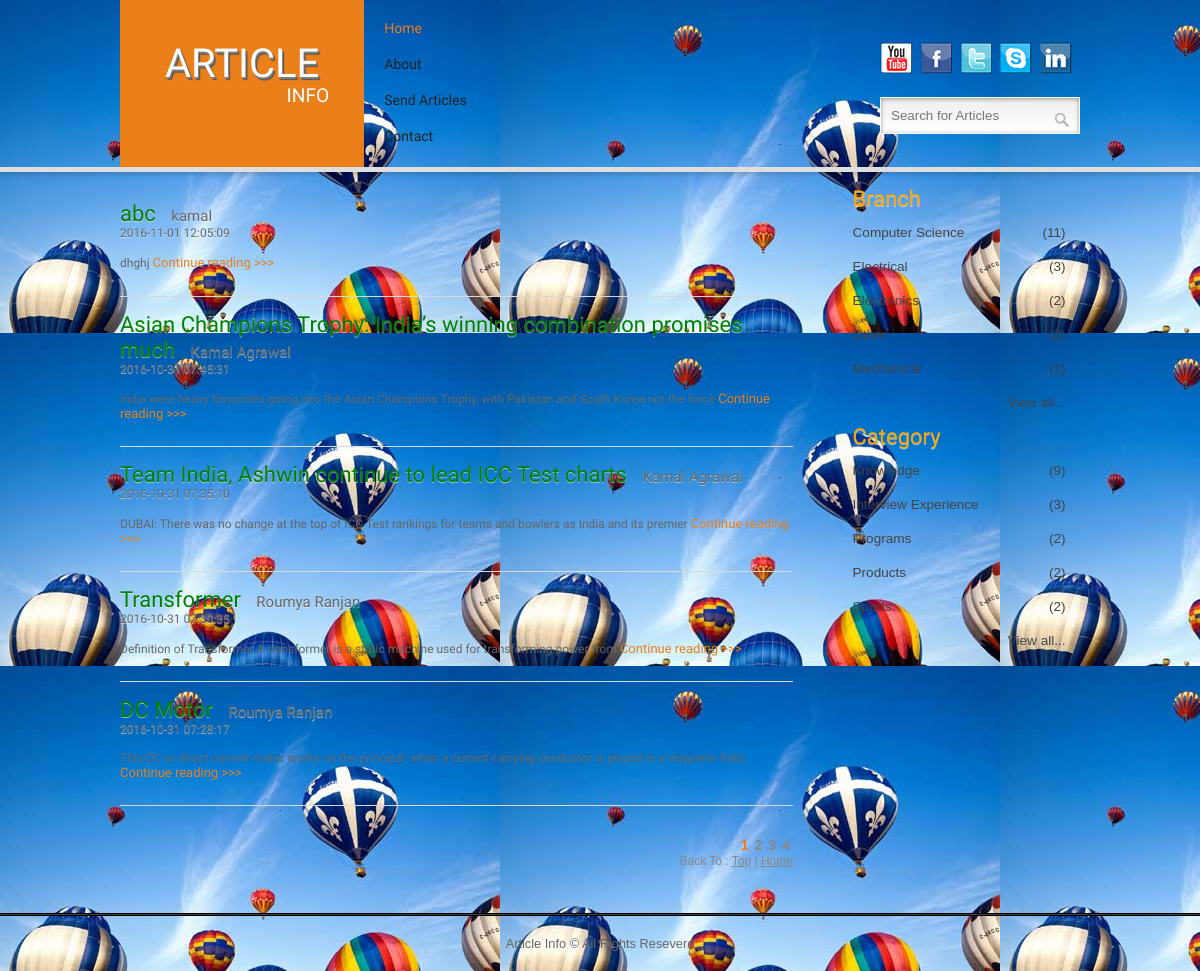
Before: / with the older database file.
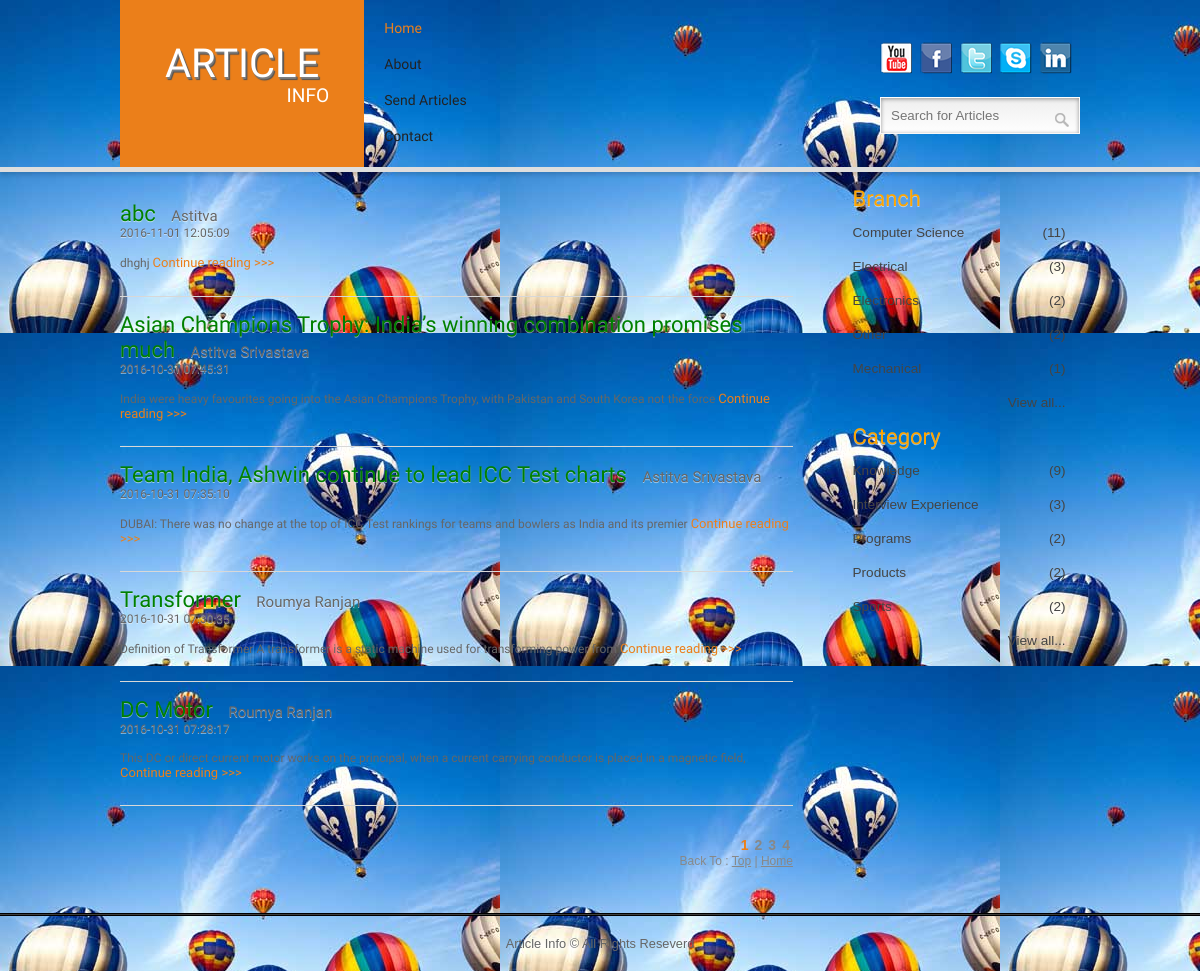
After: the same page with the newer database file.
### tables this page shows
CREATE TABLE `posts` (
  `postid` int(11) NOT NULL,
  `branchid` int(11) NOT NULL,
  `kindid` int(11) NOT NULL,
  `topic` varchar(1000) NOT NULL,
  `shortinfo` varchar(5000) NOT NULL,
  `longinfo` text NOT NULL,
  `author` varchar(1000) NOT NULL,
  `links` text NOT NULL,
  `subtime` varchar(1000) NOT NULL,
  `keywords` text,
  `code_data` text NOT NULL,
  `visits` int(11) NOT NULL DEFAULT '0'
);

CREATE TABLE `branch_table` (
  `branchid` int(11) NOT NULL,
  `branch` varchar(200) NOT NULL,
  `counter` int(11) NOT NULL
);

CREATE TABLE `kind_table` (
  `kindid` int(11) NOT NULL,
  `kind` varchar(200) NOT NULL,
  `counter` int(11) NOT NULL
);

### includes/modifiable.php (called while the page is built)
<?php
	$mypage=$_SERVER['PHP_SELF'];
	$me=substr($mypage,15);
?>

### index.php (the view, shortened to what this page needs)
<!DOCTYPE HTML>
<head>
</head>
<?php
	include("includes/header.php");
	include("includes/connection.php");
	$query="SELECT postid,p.branchid,p.kindid,topic,shortinfo,longinfo,author,subtime FROM posts p ";
	$result=mysqli_query($connection,$query);
	$perpage=5;
	if(!isset($_GET['page']) || $_GET['page']==1){
		$current_page=1;
		$counter=mysqli_num_rows($result);
		$pages=intval($counter/$perpage);
		if(($counter%$perpage)!=0) $pages++;
		$query.=" order by postid desc limit $perpage";
	}else{
		$current_page=$_GET['page'];
		$pages=$_GET['totalpages'];
		$start=($current_page-1)*$perpage;
		$query.=" order by postid desc limit $start,$perpage";
	}
	$result=mysqli_query($connection,$query);
?>
<div class="wrap">
	<div class="main">
		<div class="content">
			<?php while($row=mysqli_fetch_row($result)){ ?>
			<div class="box1">
   				 <h3><a href="article.php?fetch=<?php echo urlencode($row[0]); ?>" style="color:green"> <?php echo $row[3]; ?></a> <span class="comments" style="font-size: 15px"><?php echo $row[6];?>	</span>
   				 &nbsp;&nbsp;<span style="font-size: 12px"><?php echo " ".$row[7]; ?> </span> </h3>
				<div class="data">
				    <span> <?php echo " ".$row[4]." "; ?><a href="article.php?fetch=<?php echo urlencode($row[0]); ?>">Continue reading >>></a></span>
				</div>
			</div>
			<?php } ?>
			<div class="page_links">
					<div class="page_numbers">
					    <ul>
						    <?php
						    	$i=1;
						    	while($i<=$pages){
									echo "<li ";
									if($i==$current_page) echo "class='active'";
									echo " ><a href='index.php?page=$i&totalpages=$pages";
									if(isset($_GET['branch']))
										echo "&branch=$branch";
									if(isset($_GET['kind']))
										echo "&kind=$kind";
									echo "'>$i</a></li>";
									$i++;
								}
							?>
						</ul>
					</div>
				<div class="page_bottom">
					<p>Back To : <a href="#">Top</a> |  <a href="index.php">Home</a></p>
				</div>
			</div>
	</div>
<?php include("includes/sidebar.php"); ?>
</div>
</div>
<?php include("includes/footer.php"); ?>
</body>
</html>

### includes/header.php (shortened to what this page needs)
<link href="css/style.css" rel="stylesheet" type="text/css" media="all"/>
	<link rel="stylesheet" type="text/css" href="css/jquery.fancybox.css" media="screen" />
<body>
<?php
	include("modifiable.php");
?>
<div class="header">
 <div class="header_top">
    <div class="wrap">
	  <div class="header-top-left">
			<div class="logo">
			     <a href="index.php"><h1>ARTICLE</h1>
			     	<h2>INFO</h2>
			     </a>
			</div>
		<div class="menu">
		     <ul class="menu bounce">
		       <li <?php if($me=='index.php') echo "class='active'"; ?> ><a href="index.php" class="active">Home</a></li>
		       <li <?php if($me=='aboutus.php') echo "class='active'"; ?> ><a href="aboutus.php">About</a></li>
		       <li <?php if($me=='writearticle.php') echo "class='active'"; ?> ><a href="writearticle.php">Send Articles</a></li>
		       <li <?php if($me=='contact.php') echo "class='active'"; ?> > <a href="contact.php">Contact</a></li>
		     </ul>
	   </div>
   </div>
	   <div class="header-top-right">
	   			<div class="social-icons">
		                <ul>
		                	<li><a class="youtube" href="http://www.youtube.com/SriAstitva" target="_blank"><span>Youtube</span></a></li>
		                    <li><a class="facebook" href="http://www.facebook.com/SriAstitva" target="_blank"><span>Facebook</span> </a></li>
		                    <li><a class="twitter" href="http://www.twitter.com/SriAstitva" target="_blank"><span>Twitter</span> </a></li>
		                    <li><a class="skype" href="http://www.skype.com/SriAstitva" target="_blank"><span>Skype</span> </a></li>
		                    <li><a class="likedin" href="http://www.linkedin.com/in/SriAstitva" target="_blank"><span>Likedin</span> </a></li>
		                </ul>
		 		    </div>
				   			<div class="search_box">
							    <form action="index.php" method="post">
									<input type="text" class="text-box" placeholder="Search for Articles" name="article_search"/>
									<input type="submit" value="" name="article_search_button" />
							    </form>
						   </div>
		  		 </div>
	  		</div>
		</div>
</div>

### includes/sidebar.php (shortened to what this page needs)
<div class="sidebar">
	<div class="sidebar_top">
   	 	<h3 style="color:orange;">Branch</h3>
		<div class="sidebar_top_list">
			 <ul>
			 	<?php
			 		$query="SELECT `branchid`, `branch`, `counter` FROM `branch_table` order by counter desc,branch";
			 		$result=mysqli_query($connection,$query);
			 		$rows=mysqli_num_rows($result);
			 		$count=5;
			 		while($row=mysqli_fetch_row($result) and $count>0){
			 			echo "<li><a href='index.php?branch=".$row[1]."'><span class='category-name'>$row[1]</span> <span class='count'>($row[2])</span><div class='clear'></div></a></li>";
			 			$count--;
			 		}
			 		if($rows>5)
			 			echo "<li style='float:right'><a href='departments.php'><span class='category-name'>View all...</span> </a></li><br/>";
			 	?>
			</ul>
		</div>
	</div>
	<div class="latest_comments">
		<h3 style="color:orange;">Category</h3>
		<div class="sidebar_top_list">
			<ul>
			 	<?php
			 		$query="SELECT `kindid`, `kind`, `counter` FROM `kind_table` WHERE 1 order by counter desc limit 10";
			 		$result=mysqli_query($connection,$query);
			 		$rows=mysqli_num_rows($result);
			 		$count=5;
			 		while($row=mysqli_fetch_row($result) and $count>0){
			 			echo "<li><a href='index.php?kind=".$row[1]."'><span class='category-name'>$row[1]</span> <span class='count'>($row[2])</span><div class='clear'></div></a></li>";
			 			$count--;
			 		}
			 		if($rows>5)
			 			echo "<li style='float:right'><a href='categories.php'><span class='category-name'>View all...</span> </a></li><br/>";
			 	?>
			</ul>
		</div>
	</div>
</div>

### includes/footer.php (shortened to what this page needs)
<div class="footer">
</div>
<div class="copy_right">
		<p>Article Info © All Rights Reseverd </a> </p>
</div>

Changed rows visible on the page:
changed posts "abc": author "kamal" → "Astitva"
changed posts "Asian Champions Trophy: India’s winning combination promises much": author "Kamal Agrawal" → "Astitva Srivastava"
changed posts "Team India, Ashwin continue to lead ICC Test charts": author "Kamal Agrawal" → "Astitva Srivastava"
